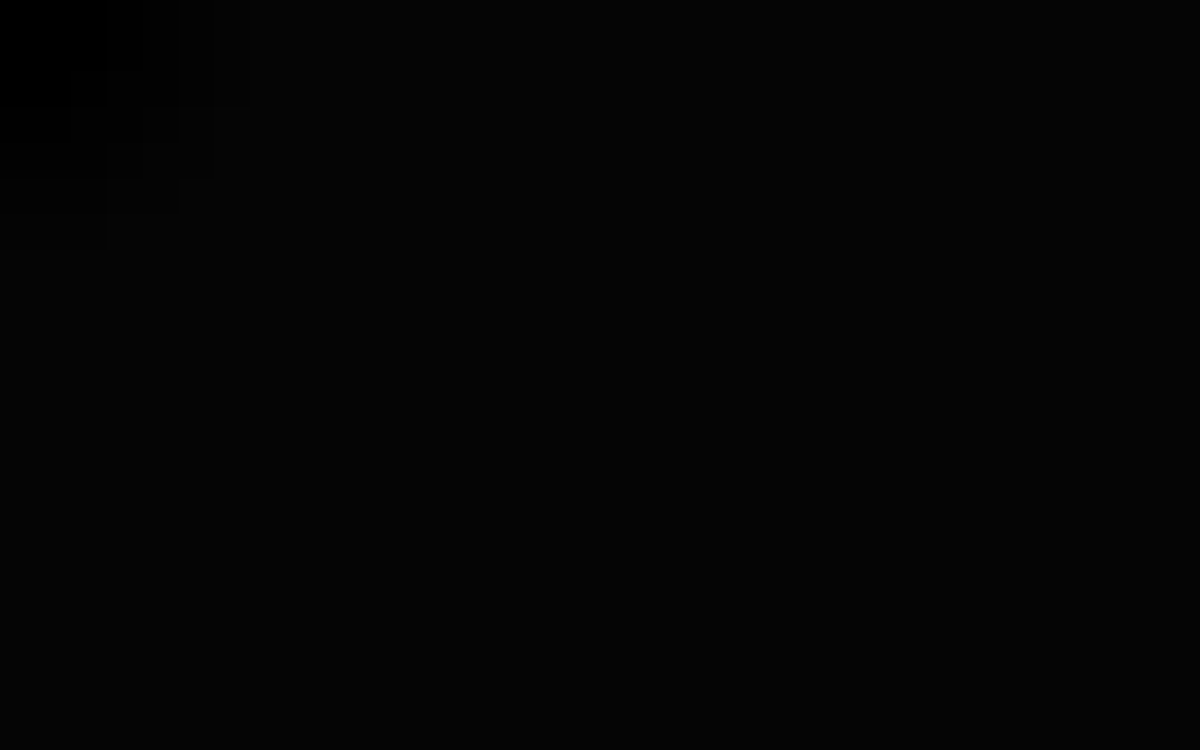
Frame 1 (no input)
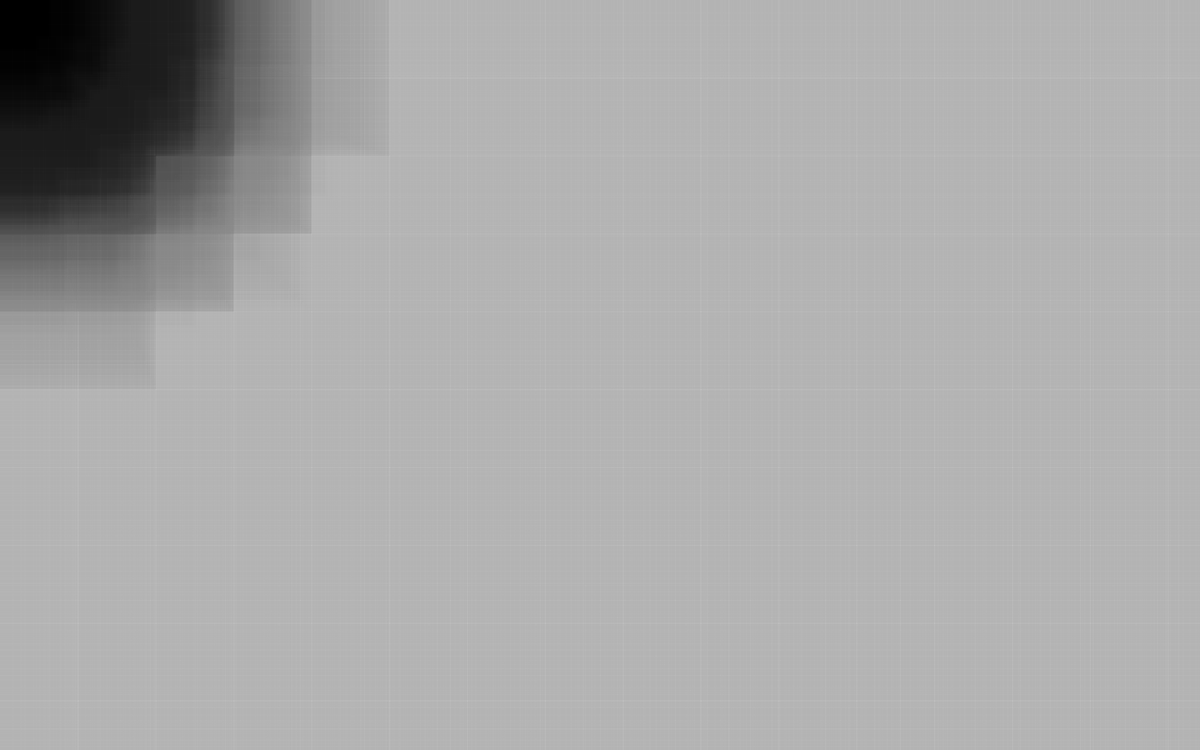
Frame 60 (the mouse pressed at the canvas centre just before this capture)
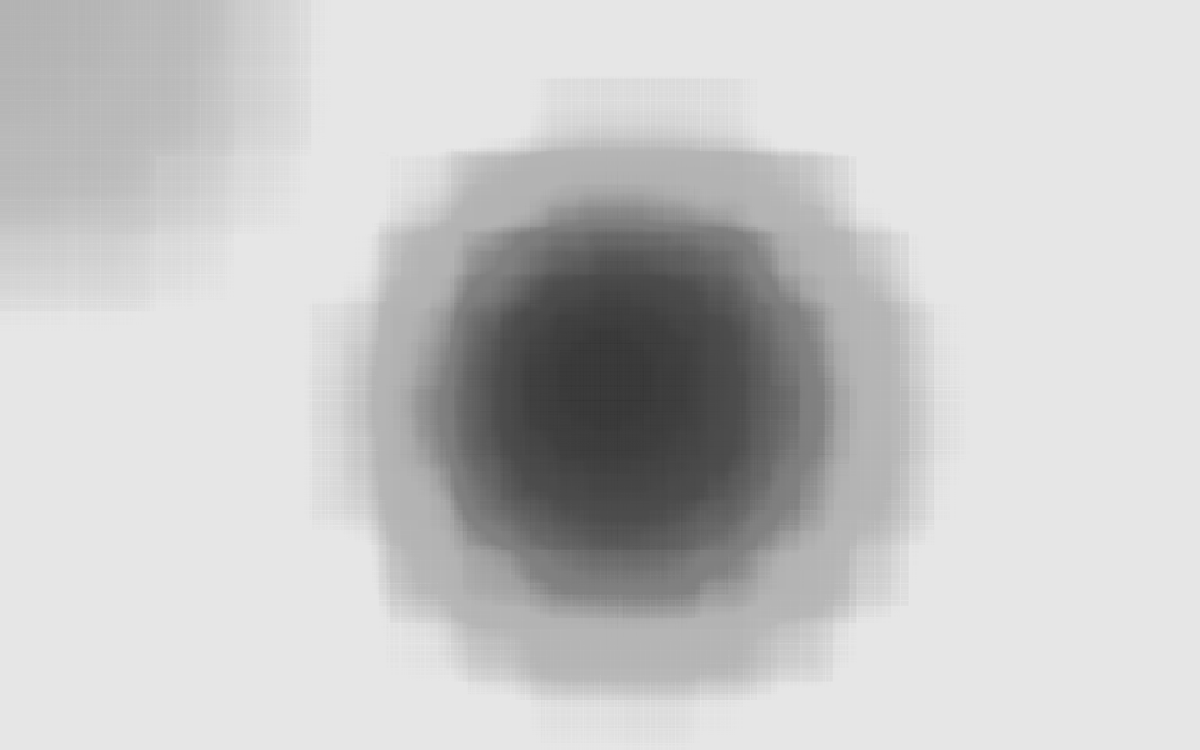
Frame 120 (the mouse held since frame 60 and released just before this capture)

The Processing sketch that drew these frames (run headless with seeded random() and noise(); from frame 60 on, the mouse is pressed at the canvas centre):

// Processing sketch: processing_132730
// ── processing_132730.pde

void setup(){
 size(1680,1050); 
 background(0);
 noCursor();
}

float sizeS = 50;
float growth = 0;

void draw(){
 noStroke();
 for(int i = 0; i < width; i += sizeS){
   for(int ii = 0; ii < height; ii += sizeS){
     fill(dist(i, ii, mouseX, mouseY) - sizeS * 2 - growth, dist(ii, i, mouseY, mouseX) - sizeS * 2 - growth, dist(i, ii, mouseX, mouseY) - sizeS * 2 - growth, 5);
     rect(i, ii, sizeS, sizeS); 
   }
 } 
 sizeS = sin(random(PI/2, PI)) * 100 + 10;
 println(sizeS);
 if(mouseX == pmouseX && mouseY == pmouseY){
  growth += .25;
 }
 else{
  growth = 0; 
 }
}
